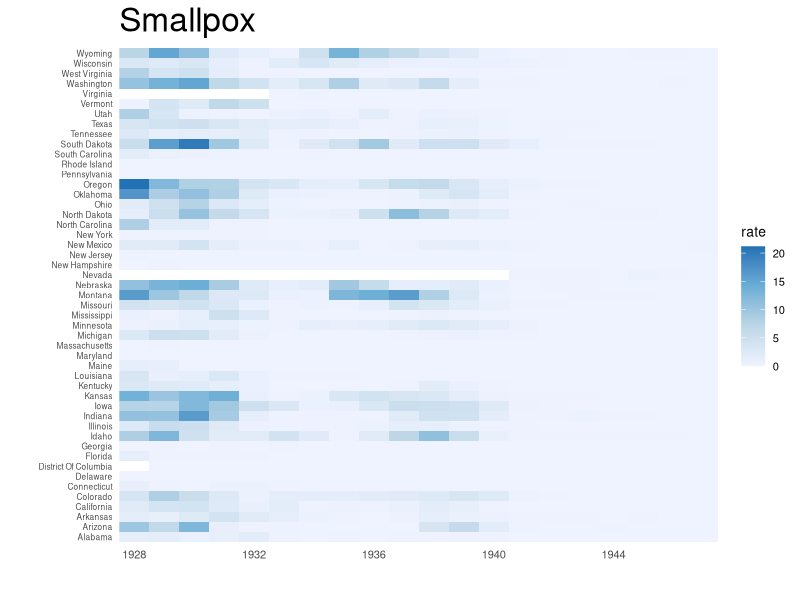
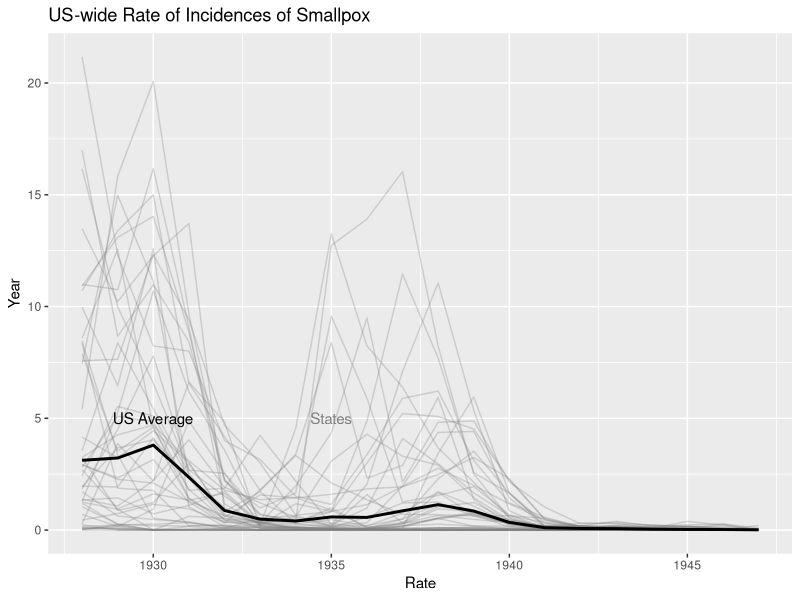
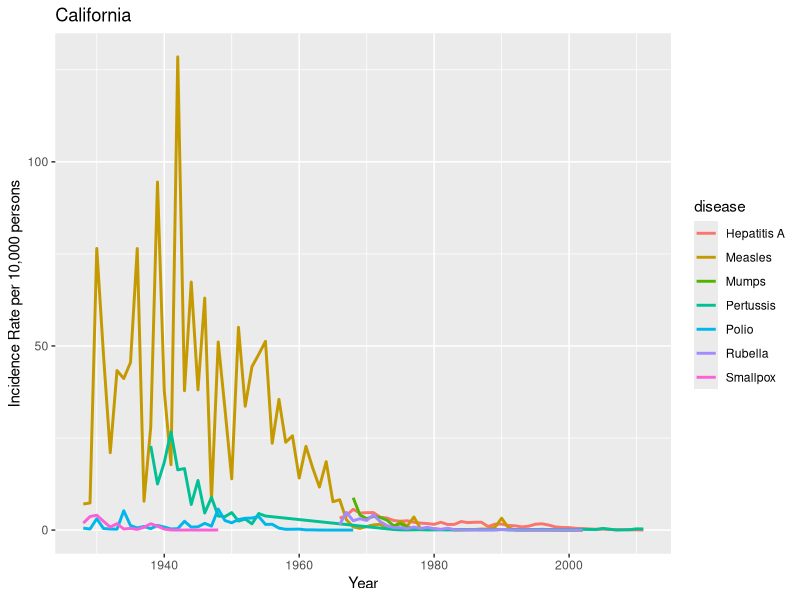
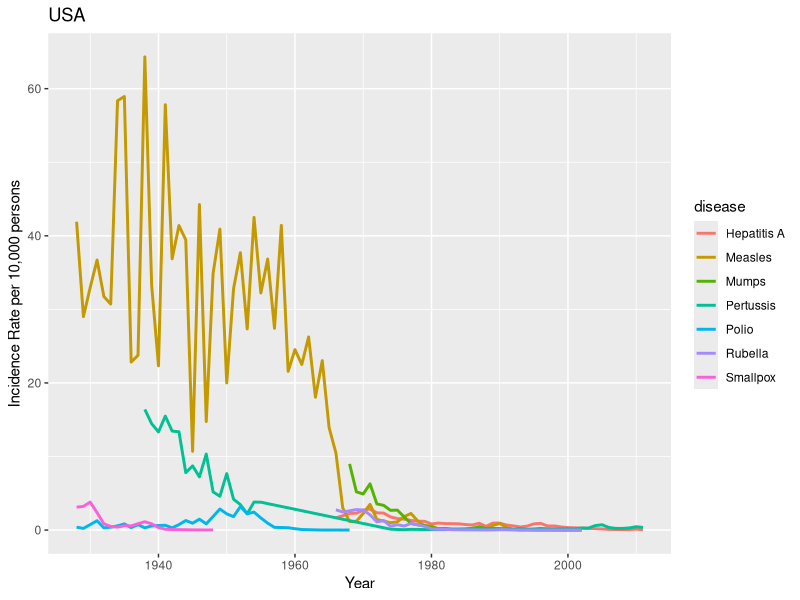

Write the R code that produced these figures, in order.
rm(list=ls())
options(digits=3)
library(tidyverse)
library(dslabs)
library(RColorBrewer)
library(dplyr)
data("us_contagious_diseases")
str(us_contagious_diseases)
levels(us_contagious_diseases$disease)

# Q1,2 --------------------------------------------------------------------

the_disease <- 'Smallpox'
dat <- us_contagious_diseases %>%
  filter(disease == the_disease & 
           !state %in% c("Hawaii","Alaska") & 
           weeks_reporting>42) %>%
  mutate(rate=count/population * 10000 * 52/weeks_reporting) 


#HeatMap

dat %>%  ggplot(aes(year,state,fill=rate)) +
  geom_tile() + 
  scale_x_continuous(expand=c(0,0))+ # remove the extra space on x-axis
  scale_fill_gradientn(colors = brewer.pal(4, "Blues")) + #change color scheme
  theme_minimal() + # makes NA white from grey
  theme(panel.grid = element_blank(), # assigns no space
        axis.text.x=element_text(size=8),
        axis.text.y=element_text(size=6), 
        title=element_text(size=20),
        legend.text= element_text(size=8),
        legend.title=element_text(size=10)
        )+
  xlab("")+ylab("")+
  ggtitle(the_disease)


# Line Map

avg <- us_contagious_diseases %>% 
  filter(disease == the_disease & 
           !state %in% c("Hawaii","Alaska") & 
           weeks_reporting>42) %>%
  group_by(year) %>%
  summarize(US_Mean_Rate= sum(count,na.rm=TRUE)/ sum(population,na.rm=TRUE) *10000,
            n_states=n_distinct(count,na.rm=TRUE)) 
# allowing for as low as 42 weeks of data to be counted as a whole year

dat %>% ggplot() +
  geom_line(aes(year,rate,group=state),alpha=.3,show.legend=FALSE,color ='grey50') +
  geom_line(data=avg, mapping=aes(x=year, y=US_Mean_Rate),size=1)+
  geom_text(data = data.frame(x = 1930, y = 5), 
            mapping = aes(x, y, label="US Average"), 
            color="black")+
  geom_text(data = data.frame(x = 1935, y = 5), 
            mapping = aes(x, y, label="States"), 
            color="grey50")+
  xlab('Rate') + ylab('Year') + 
  ggtitle(paste("US-wide Rate of Incidences of",the_disease))


# Q3 ----------------------------------------------------------------------
# For the state of California, make a time series plot showing rates for all 
# diseases. Include only years with 10 or more weeks reporting. Use a 
# different color for each disease.
levels(us_contagious_diseases$state)

the_state="California"
cal <- us_contagious_diseases %>%
  group_by(year) %>%
  filter(state==the_state, weeks_reporting>10) %>%
  mutate(rate=count/population *10^4)

cal %>% ggplot(aes(year,rate,color=disease)) +
  geom_line(size=1) + 
  xlab('Year') +
  ylab('Incidence Rate per 10,000 persons') +
  ggtitle(the_state)


# Q4 ----------------------------------------------------------------------
# Now do the same for the rates for the US.
the_state='USA'
us <- us_contagious_diseases %>%
  filter(weeks_reporting>10) %>%
  group_by(disease,year) %>%
  mutate(rate=sum(count,na.rm=TRUE)/sum(population,na.rm=TRUE) *10^4)

us %>% ggplot(aes(year,rate,color=disease)) +
  geom_line(size=1) +
  xlab('Year') +
  ylab('Incidence Rate per 10,000 persons') +
  ggtitle(the_state)
